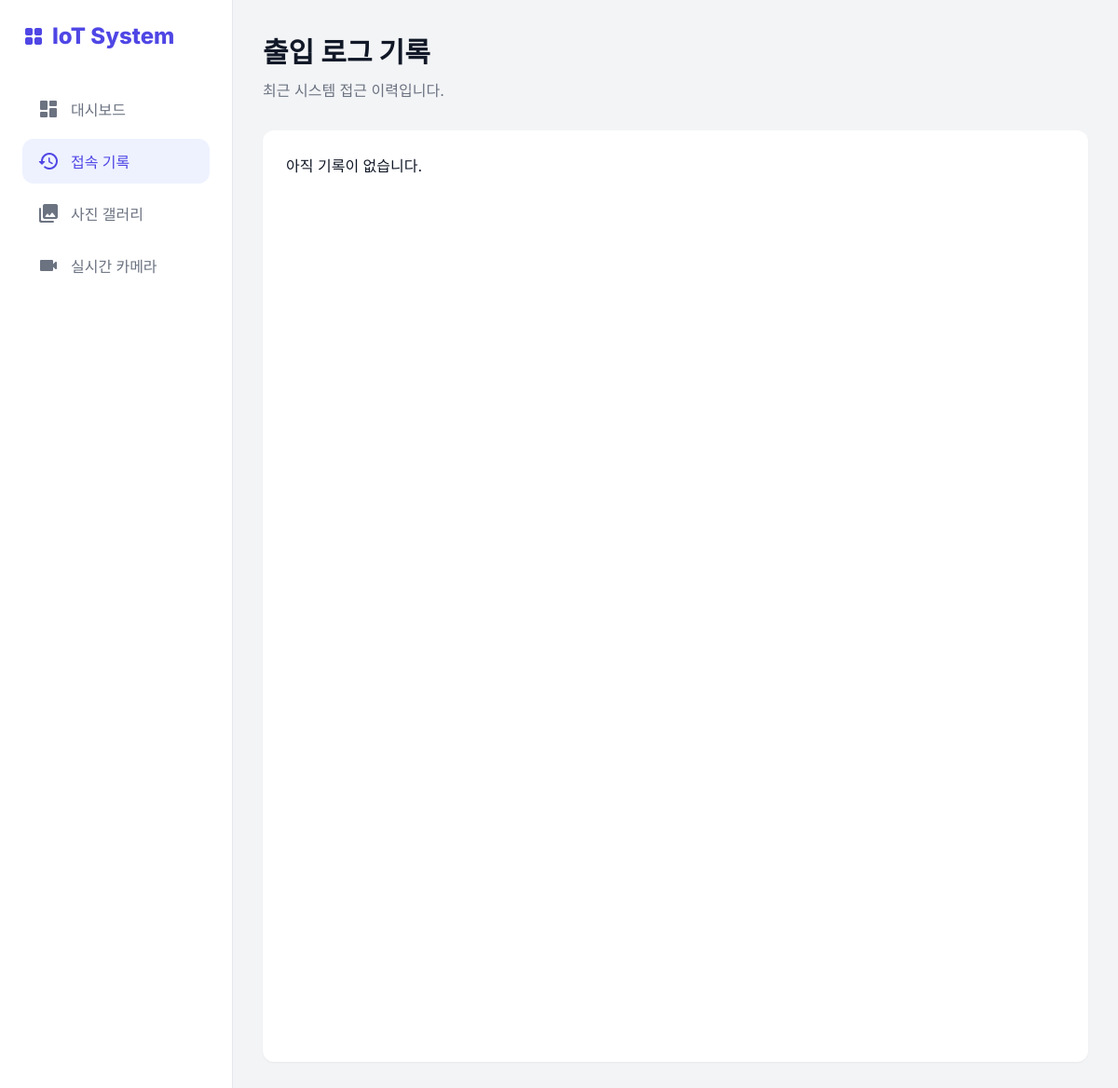
Page /logs on the earlier database version.
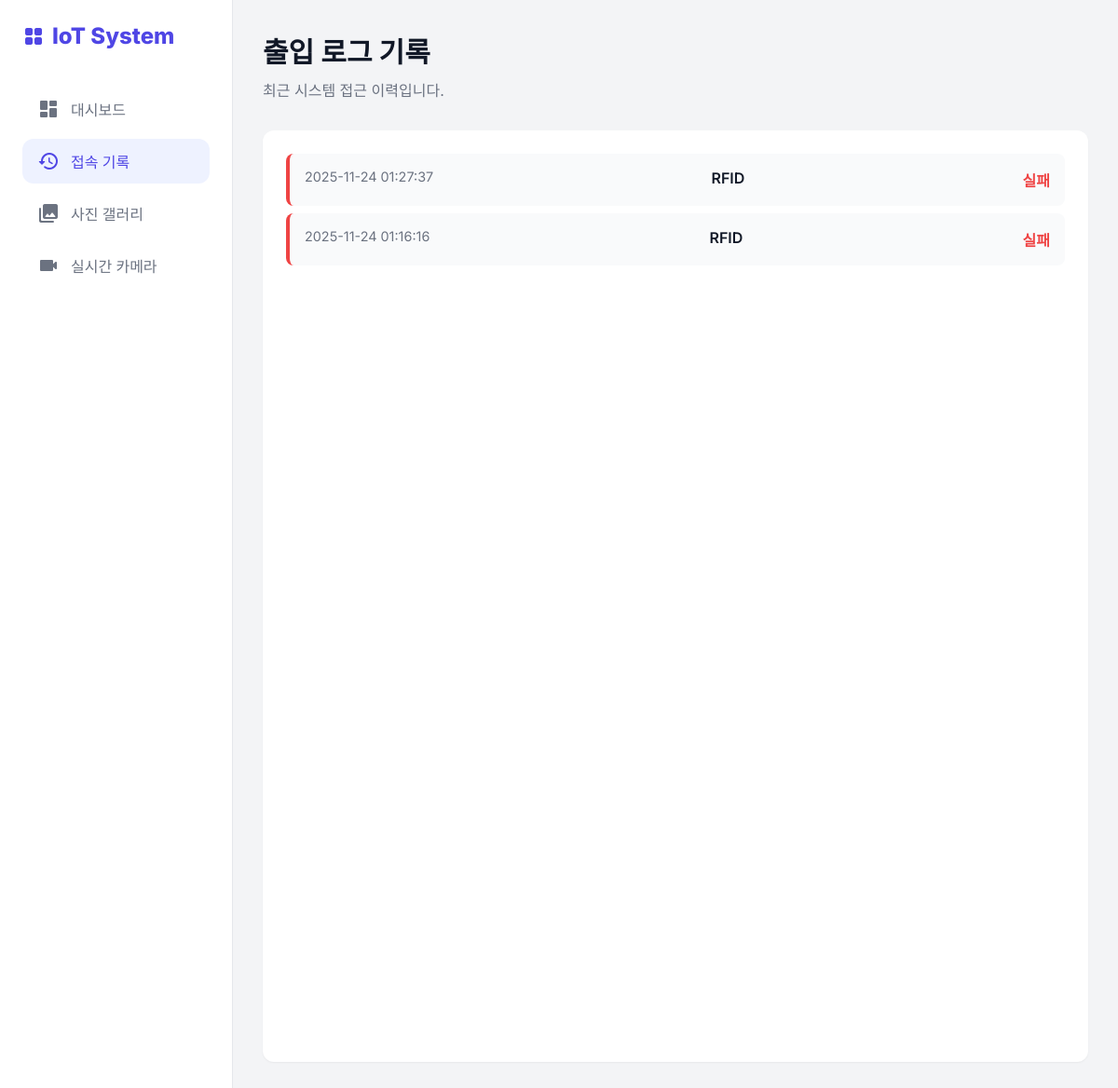
Same page on the later database version.
### tables this page shows
CREATE TABLE logs (
    id INTEGER PRIMARY KEY AUTOINCREMENT,
    method TEXT NOT NULL,      -- 'RFID' 또는 'KEYPAD'
    success INTEGER NOT NULL,  -- 1=성공, 0=실패
    created_at TIMESTAMP DEFAULT CURRENT_TIMESTAMP
);

### web_server.py (the view)
@app.route("/logs")
def logs():
    try:
        conn = sqlite3.connect(DB_FILE)
        c = conn.cursor()
        c.execute("SELECT method, success, created_at FROM logs ORDER BY id DESC")
        logs = c.fetchall()
        conn.close()
    except Exception as e:
        print(f"DB Error: {e}")
        logs = []
    return render_template("logs.html", logs=logs)

### templates/logs.html (shortened to what this page needs)
{% extends "layout.html" %}
{% block content %}
<div class="header">
    <h1>출입 로그 기록</h1>
    <p>최근 시스템 접근 이력입니다.</p>
</div>
<div class="card">
    {% if logs %}
    <div class="log-list">
        {% for method, success, created_at in logs %}
        <div class="log-item {% if success %}success{% else %}fail{% endif %}">
            <span class="time">{{ created_at }}</span>
            <span class="method">{{ method }}</span>
            <span class="status">{{ '성공' if success else '실패' }}</span>
        </div>
        {% endfor %}
    </div>
    {% else %}
    <p class="empty">아직 기록이 없습니다.</p>
    {% endif %}
</div>
{% endblock %}

### templates/layout.html (shortened to what this page needs)
<!DOCTYPE html>
<html lang="ko">
<head>
    <link rel="stylesheet" href="{{ url_for('static', filename='index.css') }}">
</head>
<body>
    <nav class="sidebar">
        <a href="/" class="logo">
            <span class="material-icons-round">grid_view</span>
            IoT System
        </a>
        <ul class="nav-links">
            <li class="nav-item">
                <a href="/" class="{{ 'active' if request.path == '/' else '' }}">
                    <span class="material-icons-round">dashboard</span>
                    대시보드
                </a>
            </li>
            <li class="nav-item">
                <a href="/logs" class="{{ 'active' if request.path == '/logs' else '' }}">
                    <span class="material-icons-round">history</span>
                    접속 기록
                </a>
            </li>
            <li class="nav-item">
                <a href="/photos" class="{{ 'active' if request.path == '/photos' else '' }}">
                    <span class="material-icons-round">photo_library</span>
                    사진 갤러리
                </a>
            </li>
            <li class="nav-item">
                <a href="/camera" class="{{ 'active' if request.path == '/camera' else '' }}">
                    <span class="material-icons-round">videocam</span>
                    실시간 카메라
                </a>
            </li>
        </ul>
    </nav>
    <main class="main-content">
        {% block content %}{% endblock %}
    </main>
</body>
</html>

### static/index.css (style rules this page uses)
:root { --primary-color: #4f46e5; --primary-hover: #4338ca; --bg-color: #f3f4f6; --card-bg: #ffffff; --text-main: #111827; --text-secondary: #6b7280; --sidebar-width: 250px; --shadow-sm: 0 1px 2px 0 rgba(0, 0, 0, 0.05); --shadow-md: 0 4px 6px -1px rgba(0, 0, 0, 0.1), 0 2px 4px -1px rgba(0, 0, 0, 0.06); --radius: 0.75rem; }
* { margin: 0; padding: 0; box-sizing: border-box; font-family: 'Inter', -apple-system, BlinkMacSystemFont, "Segoe UI", Roboto, "Helvetica Neue", Arial, sans-serif; }
body { background-color: var(--bg-color); color: var(--text-main); display: flex; min-height: 100vh; }
.sidebar { width: var(--sidebar-width); background-color: var(--card-bg); border-right: 1px solid #e5e7eb; padding: 1.5rem; display: flex; flex-direction: column; position: fixed; height: 100%; }
.logo { font-size: 1.5rem; font-weight: 800; color: var(--primary-color); text-decoration: none; margin-bottom: 2.5rem; display: flex; align-items: center; gap: 0.5rem; }
.nav-links { list-style: none; display: flex; flex-direction: column; gap: 0.5rem; }
.nav-item a { display: flex; align-items: center; gap: 0.75rem; padding: 0.75rem 1rem; text-decoration: none; color: var(--text-secondary); border-radius: var(--radius); transition: all 0.2s ease; font-weight: 500; }
.nav-item a:hover, .nav-item a.active { background-color: #eef2ff; color: var(--primary-color); }
.main-content { margin-left: var(--sidebar-width); flex: 1; padding: 2rem; }
.header { margin-bottom: 2rem; }
.header h1 { font-size: 1.875rem; font-weight: 700; color: var(--text-main); }
.header p { color: var(--text-secondary); margin-top: 0.5rem; }
.card { background-color: var(--card-bg); border-radius: var(--radius); padding: 1.5rem; box-shadow: var(--shadow-sm); transition: transform 0.2s ease, box-shadow 0.2s ease; display: flex; flex-direction: column; justify-content: space-between; height: 1000px; text-decoration: none; color: inherit; border: 1px solid transparent; }

### templates/logs.html (style rules this page uses)
.log-list { display: flex; flex-direction: column; gap: 0.5rem; }
.log-item { display: flex; justify-content: space-between; padding: 1rem; background: #f9fafb; border-radius: 0.5rem; border-left: 4px solid #ccc; }
.log-item.fail { border-left-color: #ef4444; }
.time { color: #6b7280; font-size: 0.9rem; }
.method { font-weight: 600; }
.status { font-weight: bold; }
.log-item.fail .status { color: #ef4444; }

Differences in the rows shown:
added logs: created_at "2025-11-24 01:27:37", method "RFID", success "실패"
added logs: created_at "2025-11-24 01:16:16", method "RFID", success "실패"
Other differences:
text no longer shown: "아직 기록이 없습니다."
